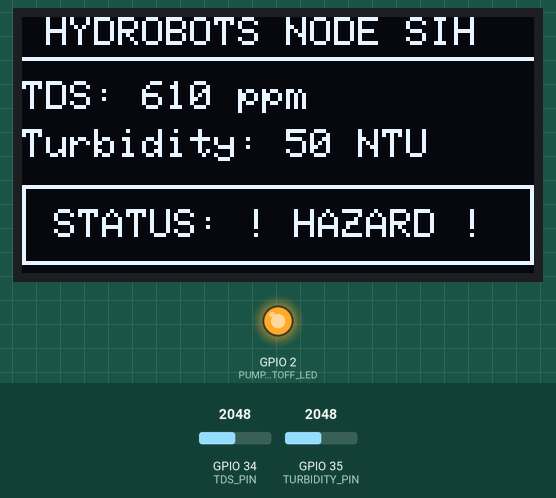
This sketch was run on a simulated ESP32. Parts: 128×64 one-colour display, output pins drawn as LEDs (lit = HIGH). The test bench sets the inputs (shaded band); at power-on: GPIO 34 (TDS_PIN) = 2048, GPIO 35 (TURBIDITY_PIN) = 2048. WiFi joins after 1.5 s; servers stay silent unless stated; web services answer with replies made up by the test bench; what the sketch prints to the serial monitor is not drawn.

Above: at 3.0 s.
3.1 s: GPIO 34 (TDS_PIN) set to 2113
At 3.7 s:
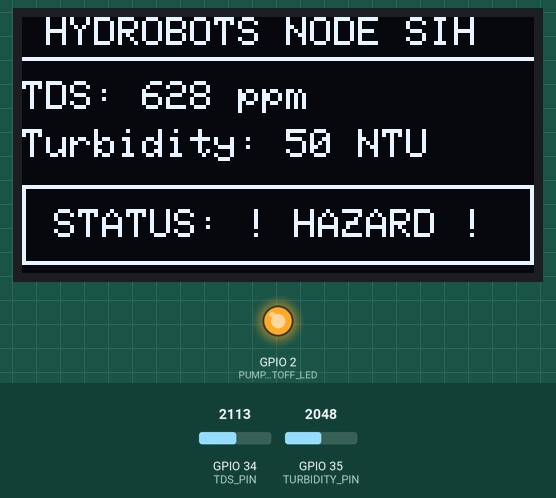
4.6 s: GPIO 35 (TURBIDITY_PIN) set to 2866
At 5.5 s:
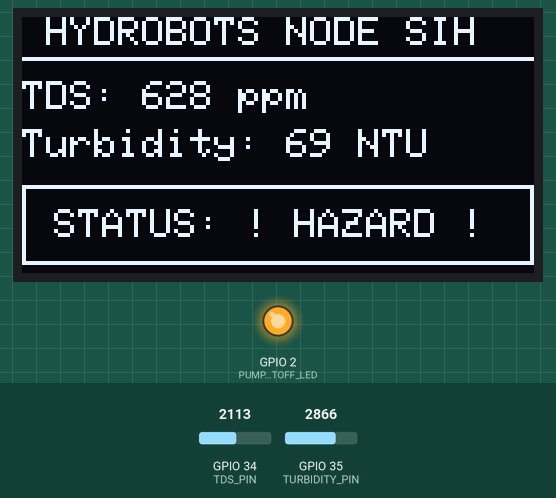
6.1 s: GPIO 34 (TDS_PIN) set to 2047
At 7.2 s:
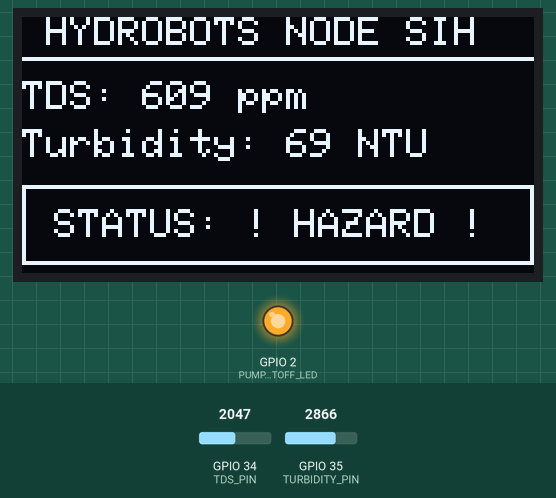
7.6 s: GPIO 35 (TURBIDITY_PIN) set to 3603
At 8.8 s:
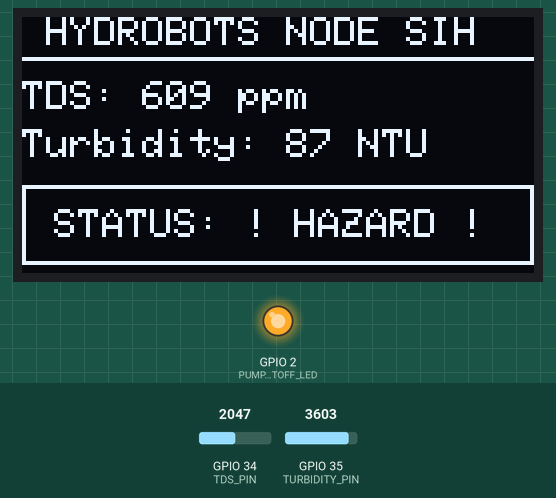
9.1 s: GPIO 35 (TURBIDITY_PIN) set to 4095
At 10.3 s:
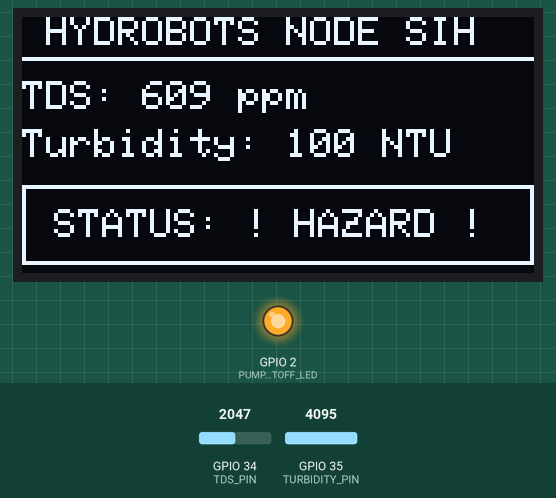
10.6 s: GPIO 34 (TDS_PIN) set to 1228
At 10.9 s:
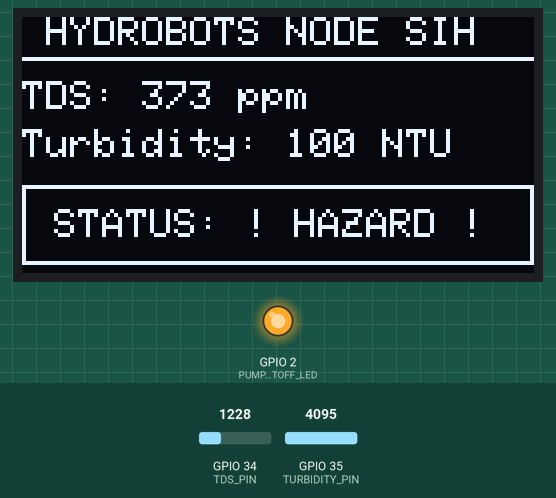
Timing chart, 0 to 13.1 s (numbered marks = the images above; inputs shaded):
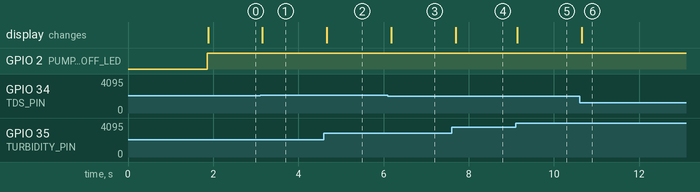

Measured:
- the behaviour switches between 2050 and 2051 on GPIO 34 (TDS_PIN) (found by bisection; images 0 and 1)
- after the input at 3.1 s, the display: changes after 0.05 s (image 1)
- after the input at 4.6 s, the display: changes after 0.06 s (image 2)
- after the input at 6.1 s, the display: changes after 0.08 s (image 3)
- after the input at 7.6 s, the display: changes after 0.10 s (image 4)
- after the input at 9.1 s, the display: changes at once (image 5)
- after the input at 10.6 s, the display: changes after 0.06 s (image 6)

The sketch:

Sketch.ino
```cpp
#include <WiFi.h>
#include <WiFiClientSecure.h>
#include <HTTPClient.h>
#include <UrlEncode.h>
#include <Wire.h>
#include <Adafruit_GFX.h>
#include <Adafruit_SSD1306.h>

#define SCREEN_WIDTH 128
#define SCREEN_HEIGHT 64

Adafruit_SSD1306 display(SCREEN_WIDTH, SCREEN_HEIGHT, &Wire, -1);

// Wokwi Virtual Wi-Fi
const char* ssid = "Wokwi-GUEST";
const char* password = "";

// --- Telegram Bot Credentials ---
const String botToken = "8934926726:AAFoTMPGWA-XRji3rsw0w_Niap5u8YdNj-U";
const String chatId   = "2132872018";

// Pin Definitions
const int TDS_PIN = 34;        // Analog TDS Sensor
const int TURBIDITY_PIN = 35;  // Optical Turbidity Sensor
const int PUMP_CUTOFF_LED = 2; // LED representing Water Pump Auto-Cutoff Relay

bool alertTriggered = false;

// Fast push alert dispatcher for Telegram
void sendTelegramAlert(String message) {
  if (WiFi.status() != WL_CONNECTED) {
    Serial.println("[WiFi] Disconnected - skipping Telegram alert.");
    return;
  }

  WiFiClientSecure client;
  client.setInsecure();
  client.setTimeout(3000); // 3-second timeout

  HTTPClient https;
  String url = "https://api.telegram.org/bot" + botToken +
               "/sendMessage?chat_id=" + chatId +
               "&text=" + urlEncode(message);

  if (https.begin(client, url)) {
    int httpCode = https.GET();
    if (httpCode == 200) {
      Serial.println("[Telegram] Alert delivered successfully to phone!");
    } else {
      Serial.printf("[Telegram] Request status code: %d\n", httpCode);
    }
    https.end();
  } else {
    Serial.println("[Telegram] Unable to begin HTTPS connection.");
  }
}

// OLED Screen Renderer
void updateOLED(int tds_ppm, int turb_ntu, bool isHazard) {
  display.clearDisplay();

  // Header Bar
  display.setTextSize(1);
  display.setTextColor(SSD1306_WHITE);
  display.setCursor(6, 0);
  display.print("HYDROBOTS NODE SIH");
  display.drawLine(0, 10, 128, 10, SSD1306_WHITE);

  // Real-Time Sensor Telemetry
  display.setCursor(0, 16);
  display.printf("TDS: %d ppm", tds_ppm);

  display.setCursor(0, 28);
  display.printf("Turbidity: %d NTU", turb_ntu);

  // Status Indicator Box
  display.drawRect(0, 42, 128, 20, SSD1306_WHITE);
  display.setCursor(8, 48);
  if (isHazard) {
    display.print("STATUS: ! HAZARD !");
  } else {
    display.print("STATUS: PURE / SAFE");
  }
  display.display();
}

void setup() {
  Serial.begin(115200);

  // Initialize Pump Cutoff Relay LED (GPIO 2)
  pinMode(PUMP_CUTOFF_LED, OUTPUT);
  digitalWrite(PUMP_CUTOFF_LED, LOW); // Pump Active (Safe)

  // Initialize SSD1306 OLED
  if (!display.begin(SSD1306_SWITCHCAPVCC, 0x3C)) {
    Serial.println("SSD1306 allocation failed");
  }
  display.clearDisplay();
  display.setTextColor(SSD1306_WHITE);
  display.setTextSize(1);
  display.setCursor(15, 25);
  display.print("Connecting WiFi...");
  display.display();

  WiFi.begin(ssid, password);
  while (WiFi.status() != WL_CONNECTED) {
    delay(200);
    Serial.print(".");
  }

  Serial.println("\nWiFi Connected!");

  // Initial Boot Confirmation to Telegram
  sendTelegramAlert(
    "💧 HYDROBOTS Sentinel Online\n"
    "System active. Monitoring inlet lines before pump outlet."
  );
}

void loop() {
  // 1. Read Analog Sensors
  int rawTDS = analogRead(TDS_PIN);
  int rawTurbidity = analogRead(TURBIDITY_PIN);

  // 2. Map 12-bit ADC (0 - 4095) to physical metric scales
  int tds_ppm = map(rawTDS, 0, 4095, 20, 1200);
  int turb_ntu = map(rawTurbidity, 0, 4095, 0, 100);

  // 3. Contamination Evaluation: BIS Limits (TDS > 500 ppm or Turbidity > 25 NTU)
  bool isHazard = (tds_ppm > 500 || turb_ntu > 25);

  // 4. Zero-Delay Local Hardware and Screen Updates
  digitalWrite(PUMP_CUTOFF_LED, isHazard ? HIGH : LOW);
  updateOLED(tds_ppm, turb_ntu, isHazard);

  // 5. State Transition Cloud Triggering
  if (isHazard && !alertTriggered) {
    Serial.println("\n[ALERT] Hazard detected! Tripping pump cutoff relay...");
    String alertMsg = "🚨 WATER HAZARD DETECTED!\n"
                      "Contamination detected in water line:\n"
                      "• TDS: " + String(tds_ppm) + " ppm\n"
                      "• Turbidity: " + String(turb_ntu) + " NTU\n\n"
                      "⚠️ WATER PUMP POWER CUT OFF.";
    sendTelegramAlert(alertMsg);
    alertTriggered = true;
  }
  else if (!isHazard && alertTriggered) {
    Serial.println("\n[STATUS] Water parameters normalized. Restoring pump power.");
    String recoveryMsg = "✅ Water Normalized\n"
                         "Parameters within safe limits. Pump power restored.";
    sendTelegramAlert(recoveryMsg);
    alertTriggered = false;
  }

  delay(50); // Fast 50ms polling loop for responsive potentiometer tracking
}
```
